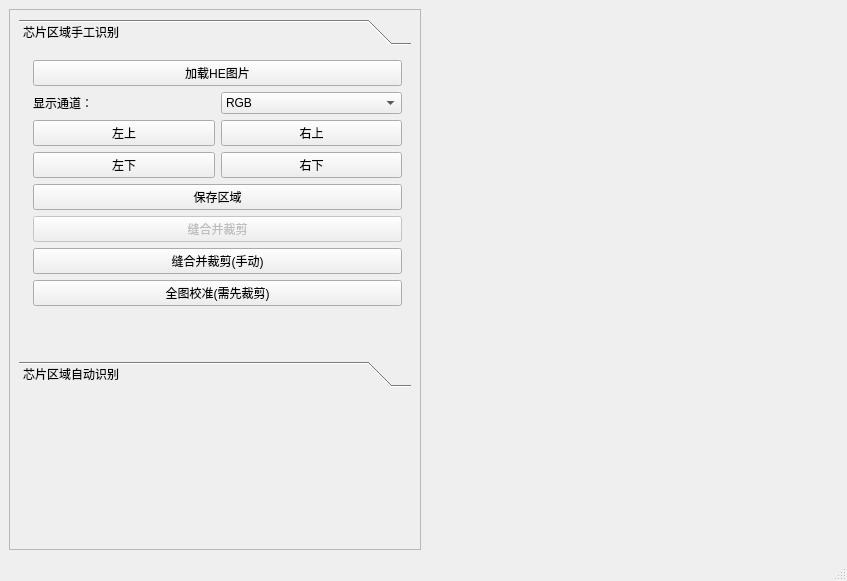
<?xml version="1.0" encoding="UTF-8"?>
<ui version="4.0">
 <class>MainWindow</class>
 <widget class="QMainWindow" name="MainWindow">
  <property name="geometry">
   <rect>
    <x>0</x>
    <y>0</y>
    <width>847</width>
    <height>581</height>
   </rect>
  </property>
  <property name="windowTitle">
   <string>MainWindow</string>
  </property>
  <widget class="QWidget" name="centralwidget">
   <layout class="QGridLayout" name="gridLayout_main">
    <item row="0" column="0">
     <widget class="QScrollArea" name="left_scrollArea">
      <property name="widgetResizable">
       <bool>true</bool>
      </property>
      <widget class="QWidget" name="scrollAreaWidgetContents">
       <property name="geometry">
        <rect>
         <x>0</x>
         <y>0</y>
         <width>410</width>
         <height>519</height>
        </rect>
       </property>
       <layout class="QGridLayout" name="gridLayout_3">
        <item row="1" column="0">
         <widget class="QToolBox" name="toolBox">
          <property name="enabled">
           <bool>true</bool>
          </property>
          <property name="currentIndex">
           <number>0</number>
          </property>
          <property name="tabSpacing">
           <number>6</number>
          </property>
          <widget class="QWidget" name="page_file">
           <property name="geometry">
            <rect>
             <x>0</x>
             <y>0</y>
             <width>379</width>
             <height>250</height>
            </rect>
           </property>
           <attribute name="label">
            <string>芯片区域手工识别</string>
           </attribute>
           <layout class="QVBoxLayout" name="verticalLayout_7">
            <property name="leftMargin">
             <number>5</number>
            </property>
            <property name="topMargin">
             <number>0</number>
            </property>
            <property name="rightMargin">
             <number>0</number>
            </property>
            <property name="bottomMargin">
             <number>0</number>
            </property>
            <item>
             <widget class="QWidget" name="widget_2" native="true">
              <layout class="QVBoxLayout" name="verticalLayout">
               <item>
                <widget class="QPushButton" name="load_he_pic">
                 <property name="text">
                  <string>加载HE图片</string>
                 </property>
                </widget>
               </item>
               <item>
                <layout class="QHBoxLayout" name="horizontalLayout">
                 <item>
                  <widget class="QLabel" name="label">
                   <property name="text">
                    <string>显示通道：</string>
                   </property>
                  </widget>
                 </item>
                 <item>
                  <widget class="QComboBox" name="comboBox">
                   <item>
                    <property name="text">
                     <string>RGB</string>
                    </property>
                   </item>
                   <item>
                    <property name="text">
                     <string>R</string>
                    </property>
                   </item>
                   <item>
                    <property name="text">
                     <string>G</string>
                    </property>
                   </item>
                   <item>
                    <property name="text">
                     <string>B</string>
                    </property>
                   </item>
                  </widget>
                 </item>
                </layout>
               </item>
               <item>
                <layout class="QGridLayout" name="gridLayout_4">
                 <item row="2" column="1">
                  <widget class="QPushButton" name="bnt_right_bottom">
                   <property name="text">
                    <string>右下</string>
                   </property>
                  </widget>
                 </item>
                 <item row="2" column="0">
                  <widget class="QPushButton" name="bnt_left_bottom">
                   <property name="text">
                    <string>左下</string>
                   </property>
                  </widget>
                 </item>
                 <item row="1" column="1">
                  <widget class="QPushButton" name="bnt_right_top">
                   <property name="text">
                    <string>右上</string>
                   </property>
                  </widget>
                 </item>
                 <item row="1" column="0">
                  <widget class="QPushButton" name="bnt_left_top">
                   <property name="text">
                    <string>左上</string>
                   </property>
                  </widget>
                 </item>
                </layout>
               </item>
               <item>
                <widget class="QPushButton" name="save_chip_rect">
                 <property name="text">
                  <string>保存区域</string>
                 </property>
                </widget>
               </item>
               <item>
                <widget class="QPushButton" name="stitch_chip">
                 <property name="enabled">
                  <bool>false</bool>
                 </property>
                 <property name="text">
                  <string>缝合并裁剪</string>
                 </property>
                </widget>
               </item>
               <item>
                <widget class="QPushButton" name="stitch_chip_2">
                 <property name="enabled">
                  <bool>true</bool>
                 </property>
                 <property name="text">
                  <string>缝合并裁剪(手动)</string>
                 </property>
                </widget>
               </item>
               <item>
                <widget class="QPushButton" name="correct_whole">
                 <property name="text">
                  <string>全图校准(需先裁剪)</string>
                 </property>
                </widget>
               </item>
              </layout>
             </widget>
            </item>
            <item>
             <spacer name="verticalSpacer_7">
              <property name="orientation">
               <enum>Qt::Vertical</enum>
              </property>
              <property name="sizeHint" stdset="0">
               <size>
                <width>20</width>
                <height>40</height>
               </size>
              </property>
             </spacer>
            </item>
           </layout>
          </widget>
          <widget class="QWidget" name="page_chip_region">
           <property name="geometry">
            <rect>
             <x>0</x>
             <y>0</y>
             <width>392</width>
             <height>196</height>
            </rect>
           </property>
           <attribute name="label">
            <string>芯片区域自动识别</string>
           </attribute>
           <layout class="QVBoxLayout" name="verticalLayout_4">
            <property name="leftMargin">
             <number>5</number>
            </property>
            <property name="topMargin">
             <number>0</number>
            </property>
            <property name="rightMargin">
             <number>0</number>
            </property>
            <property name="bottomMargin">
             <number>0</number>
            </property>
            <item>
             <widget class="QPushButton" name="auto_reg_chip_region">
              <property name="enabled">
               <bool>false</bool>
              </property>
              <property name="text">
               <string>自动识别启动</string>
              </property>
             </widget>
            </item>
            <item>
             <spacer name="verticalSpacer_3">
              <property name="orientation">
               <enum>Qt::Vertical</enum>
              </property>
              <property name="sizeHint" stdset="0">
               <size>
                <width>20</width>
                <height>40</height>
               </size>
              </property>
             </spacer>
            </item>
           </layout>
          </widget>
         </widget>
        </item>
        <item row="2" column="0">
         <spacer name="verticalSpacer_5">
          <property name="orientation">
           <enum>Qt::Vertical</enum>
          </property>
          <property name="sizeHint" stdset="0">
           <size>
            <width>20</width>
            <height>40</height>
           </size>
          </property>
         </spacer>
        </item>
       </layout>
      </widget>
     </widget>
    </item>
    <item row="0" column="1">
     <widget class="QWidget" name="widget_right" native="true">
      <layout class="QGridLayout" name="gridLayout_9">
       <item row="1" column="1">
        <spacer name="horizontalSpacer">
         <property name="orientation">
          <enum>Qt::Horizontal</enum>
         </property>
         <property name="sizeHint" stdset="0">
          <size>
           <width>40</width>
           <height>20</height>
          </size>
         </property>
        </spacer>
       </item>
      </layout>
     </widget>
    </item>
   </layout>
  </widget>
  <widget class="QMenuBar" name="menubar">
   <property name="geometry">
    <rect>
     <x>0</x>
     <y>0</y>
     <width>847</width>
     <height>22</height>
    </rect>
   </property>
  </widget>
  <widget class="QStatusBar" name="statusbar"/>
  <action name="actionxxxx">
   <property name="text">
    <string>xxxx</string>
   </property>
  </action>
 </widget>
 <resources/>
 <connections>
  <connection>
   <sender>auto_reg_chip_region</sender>
   <signal>clicked()</signal>
   <receiver>MainWindow</receiver>
   <slot>auto_reg_chip_region_cao()</slot>
   <hints>
    <hint type="sourcelabel">
     <x>197</x>
     <y>115</y>
    </hint>
    <hint type="destinationlabel">
     <x>332</x>
     <y>91</y>
    </hint>
   </hints>
  </connection>
  <connection>
   <sender>bnt_left_top</sender>
   <signal>clicked()</signal>
   <receiver>MainWindow</receiver>
   <slot>collect_point_left_top_cao()</slot>
   <hints>
    <hint type="sourcelabel">
     <x>168</x>
     <y>155</y>
    </hint>
    <hint type="destinationlabel">
     <x>332</x>
     <y>201</y>
    </hint>
   </hints>
  </connection>
  <connection>
   <sender>bnt_left_bottom</sender>
   <signal>clicked()</signal>
   <receiver>MainWindow</receiver>
   <slot>collect_point_left_bottom_cao()</slot>
   <hints>
    <hint type="sourcelabel">
     <x>156</x>
     <y>184</y>
    </hint>
    <hint type="destinationlabel">
     <x>334</x>
     <y>288</y>
    </hint>
   </hints>
  </connection>
  <connection>
   <sender>load_he_pic</sender>
   <signal>clicked()</signal>
   <receiver>MainWindow</receiver>
   <slot>open_he_img_cao()</slot>
   <hints>
    <hint type="sourcelabel">
     <x>148</x>
     <y>98</y>
    </hint>
    <hint type="destinationlabel">
     <x>334</x>
     <y>170</y>
    </hint>
   </hints>
  </connection>
  <connection>
   <sender>bnt_right_bottom</sender>
   <signal>clicked()</signal>
   <receiver>MainWindow</receiver>
   <slot>collect_point_right_bottom_cao()</slot>
   <hints>
    <hint type="sourcelabel">
     <x>387</x>
     <y>184</y>
    </hint>
    <hint type="destinationlabel">
     <x>335</x>
     <y>322</y>
    </hint>
   </hints>
  </connection>
  <connection>
   <sender>bnt_right_top</sender>
   <signal>clicked()</signal>
   <receiver>MainWindow</receiver>
   <slot>collect_point_right_top_cao()</slot>
   <hints>
    <hint type="sourcelabel">
     <x>387</x>
     <y>155</y>
    </hint>
    <hint type="destinationlabel">
     <x>335</x>
     <y>246</y>
    </hint>
   </hints>
  </connection>
  <connection>
   <sender>save_chip_rect</sender>
   <signal>clicked()</signal>
   <receiver>MainWindow</receiver>
   <slot>save_chip_region_rect_cao()</slot>
   <hints>
    <hint type="sourcelabel">
     <x>165</x>
     <y>214</y>
    </hint>
    <hint type="destinationlabel">
     <x>332</x>
     <y>369</y>
    </hint>
   </hints>
  </connection>
  <connection>
   <sender>stitch_chip</sender>
   <signal>clicked()</signal>
   <receiver>MainWindow</receiver>
   <slot>stitch_chip_cao()</slot>
   <hints>
    <hint type="sourcelabel">
     <x>271</x>
     <y>241</y>
    </hint>
    <hint type="destinationlabel">
     <x>498</x>
     <y>339</y>
    </hint>
   </hints>
  </connection>
  <connection>
   <sender>correct_whole</sender>
   <signal>clicked()</signal>
   <receiver>MainWindow</receiver>
   <slot>correct_whole_cao()</slot>
   <hints>
    <hint type="sourcelabel">
     <x>217</x>
     <y>288</y>
    </hint>
    <hint type="destinationlabel">
     <x>423</x>
     <y>290</y>
    </hint>
   </hints>
  </connection>
  <connection>
   <sender>comboBox</sender>
   <signal>currentIndexChanged(int)</signal>
   <receiver>MainWindow</receiver>
   <slot>choose_channel_show_cao()</slot>
   <hints>
    <hint type="sourcelabel">
     <x>307</x>
     <y>112</y>
    </hint>
    <hint type="destinationlabel">
     <x>423</x>
     <y>290</y>
    </hint>
   </hints>
  </connection>
  <connection>
   <sender>stitch_chip_2</sender>
   <signal>clicked()</signal>
   <receiver>MainWindow</receiver>
   <slot>stitch_manual_cao()</slot>
   <hints>
    <hint type="sourcelabel">
     <x>210</x>
     <y>261</y>
    </hint>
    <hint type="destinationlabel">
     <x>423</x>
     <y>290</y>
    </hint>
   </hints>
  </connection>
 </connections>
 <slots>
  <slot>auto_reg_chip_region_cao()</slot>
  <slot>open_he_img_cao()</slot>
  <slot>collect_point_left_top_cao()</slot>
  <slot>collect_point_right_top_cao()</slot>
  <slot>collect_point_right_bottom_cao()</slot>
  <slot>collect_point_left_bottom_cao()</slot>
  <slot>save_chip_region_rect_cao()</slot>
  <slot>stitch_chip_cao()</slot>
  <slot>correct_whole_cao()</slot>
  <slot>choose_channel_show_cao()</slot>
  <slot>stitch_manual_cao()</slot>
 </slots>
</ui>
